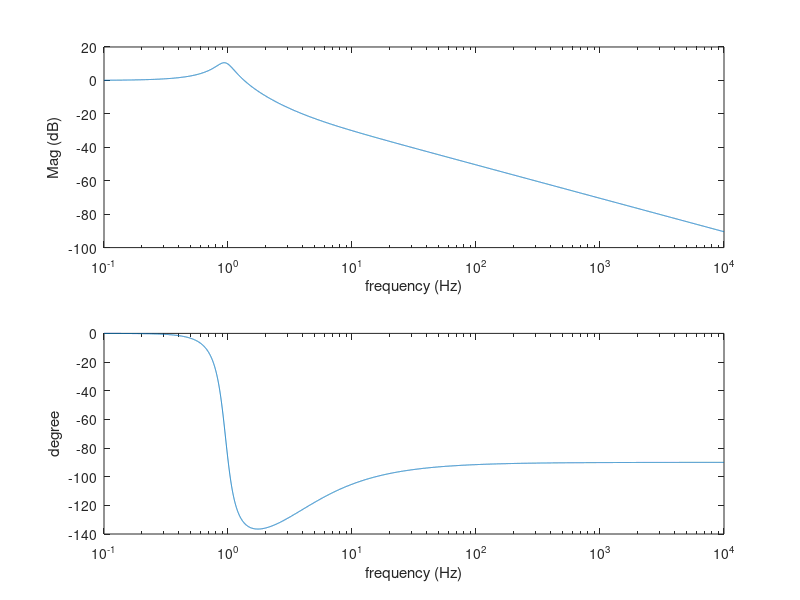
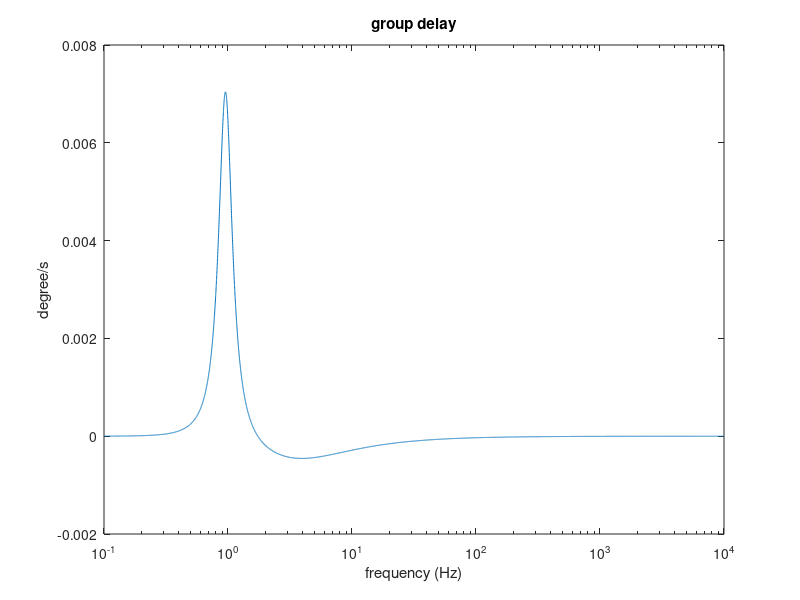
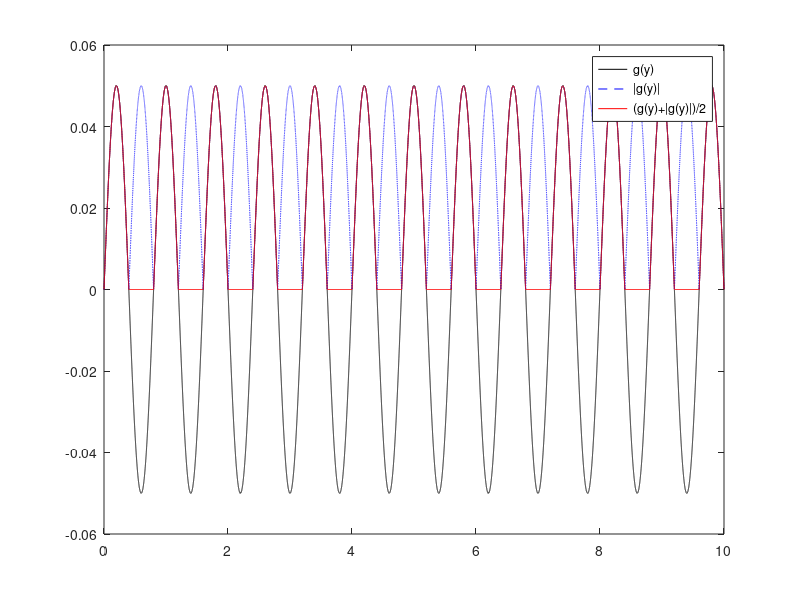
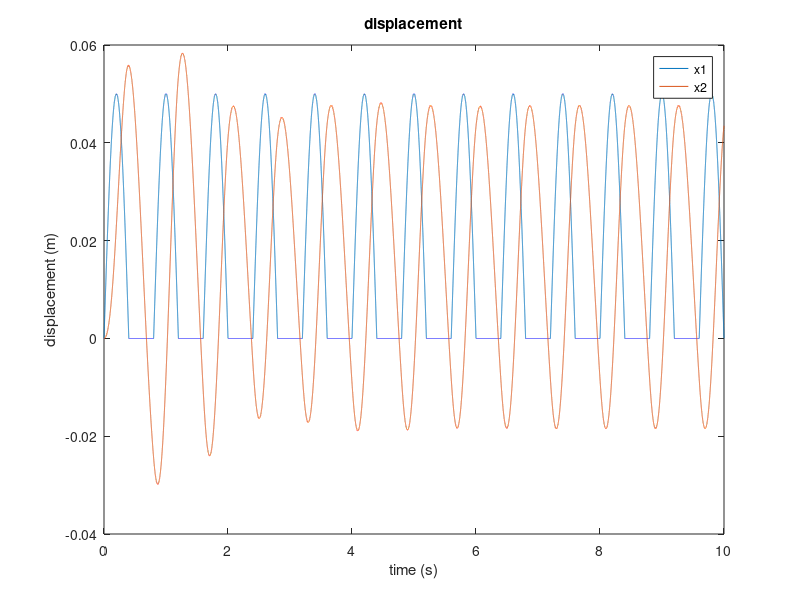

Reproduce these figures in MATLAB, in order.
clear
close all

% parameters
k = 28800; % elastic constant [Nt/m]
b = 1500;  % damping coefficient [kg/s]
m = 800;   % mass [kg]
L = 8;     % one cycle length of bump [m]
D = 0.05;  % height of bump [m]

% (a) plot H(j2pif) v.s. f
f = logspace(-1,4,1e4);
s = 1j*2*pi*f;
H = (b*s + k)./(m*s.^2 + b*s + k);
mag = abs(H);
phs = angle(H);
figure
subplot(211)
semilogx(f,mag2db(mag))
xlabel('frequency (Hz)')
ylabel('Mag (dB)')
subplot(212)
semilogx(f,rad2deg(phs))
xlabel('frequency (Hz)')
ylabel('degree')
% find the max value at which fequency 
[~,ind] = max(mag);
MaxValueAt = f(ind)

GroupDelay = -diff(phs);
figure
semilogx(f(1:end-1),GroupDelay)
title('group delay')
xlabel('frequency (Hz)')
ylabel('degree/s')

% part 2 variables
v = 10;      % velocity [m/s]
T = 0.0001;  % sampling interval [s]
t = 10;t = 0:T:t-T; % time axis
y = v*t;   
figure
plot(t,D*sin(2*pi*y/L),'black')
hold on
plot(t,abs(D*sin(2*pi*y/L)),'b--')
hold on
g = (D*sin(2*pi*y/L) + abs(D*sin(2*pi*y/L))) ./2;
plot(t,g,'r')
legend('g(y)','|g(y)|','(g(y)+|g(y)|)/2')
x1 = g;
% initial condition for x2
x2 = [0 0];
alpha = T*b + 2*m;
for ii = 3:length(g)
   x2(ii) = x1(ii)*T*b/alpha + x1(ii-1)*2*T^2*k/alpha - x1(ii-2)*T*b/alpha - x2(ii-1)*(2*T^2*k-4*m)/alpha - x2(ii-2)*(2*m-T*b)/alpha;
end
figure
plot(t,x1)
hold on
plot(t,x2)
title('displacement')
legend('x1','x2')
xlabel('time (s)')
ylabel('displacement (m)')
MaxDisp = max(x2)
% another way to determine x2
y = filter([T*b 2*T^2*k -T*b],[T*b+2*m 2*T^2*k-4*m 2*m-T*b],x1,[]);
figure
plot(t,x1)
hold on
plot(t,y)
title('displacement')
legend('x1','x2')
% Plot spectrum of g or x1
fs = 1/T;
G = fftshift(fft(g));
freq = linspace(-fs/2,fs/2,length(g));
figure
plot(freq,abs(G))
title('spectrum of g')
xlabel('frequency (Hz)')
ylabel('Mag')
xlim([-20 20])
% set sampling freq
fs = 2e1;
t = 0:1/fs:10;
h = (487*sqrt(111)*sin(9*sqrt(111)/16.*t)+1665*cos(9*sqrt(111)/16.*t)).*exp(-15/16.*t)/888;
figure
plot(t,h)
xlabel('time (s)')
ylabel('amp')
title('h(t)')
figure
% use freqz to draw response
freqz(h,fs,length(t),fs)
[amp,w] = freqz(h,fs,length(t),fs);
figure
semilogx(w,mag2db(abs(amp)))
title('amplitude response')
xlabel('frequency (rad/s)')
ylabel('amplitude (dB)')

% draw the spectrum to check bandwidth
% H = fftshift(fft(h));
% freq = linspace(-fs/2,fs/2,length(h));
% figure
% plot(freq,abs(H))
% xlabel('freq (Hz)')
% xlim([-5 5])
